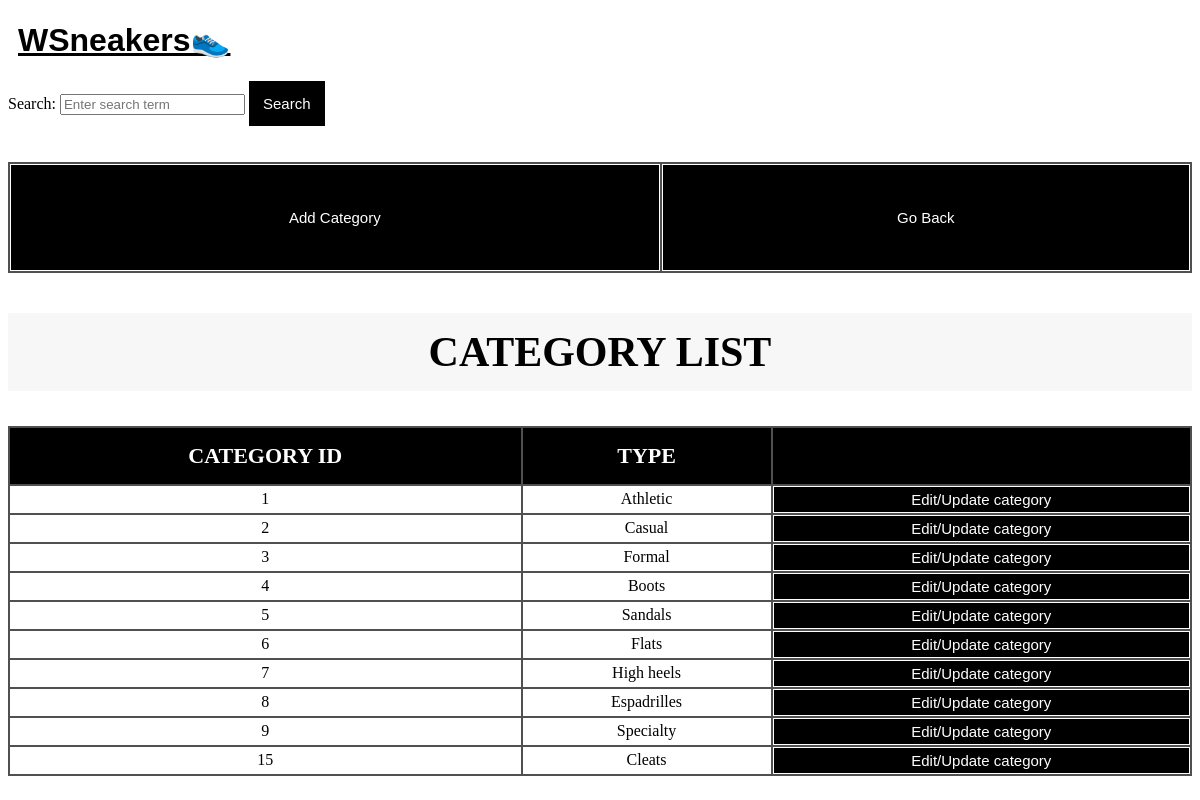
The app's page /category/categoryPage.php (signed in) with its own data.
### tables this page shows
CREATE TABLE `category` (
  `CategoryID` int(10) NOT NULL,
  `Type` varchar(30) DEFAULT NULL
);

### category/categoryRepository.php (called while the page is built, shortened)
<?php
    class CategoryRepo{
        public function SearchCategory(String $Type){
            try{
                $con = Db::getInstance()->getConnection();
                $result = mysqli_query($con, "Select * FROM category WHERE Type LIKE '%{$Type}%'");
                if (mysqli_num_rows($result) > 0) {
                    return $result;
                }
                else return null;
            }
            catch(Exception $e){
                echo "Error: " . $e->getMessage() . "<br>";
                return false;
            }
        }
    }
?>

### category/categoryService.php (called while the page is built, shortened)
<?php
    include("categoryRepository.php");
    class CategoryService{
        private CategoryRepo $CategoryRepo;
        public function __construct(){
            $this->CategoryRepo = new CategoryRepo();
        }
        public function Search(string $Type){
            $result = $this->CategoryRepo->SearchCategory($Type);
            return $result;
        }
    }
?>

### category/categoryPage.php (the view, shortened to what this page needs)
<!DOCTYPE html>
<html lang="en">
<head>
    <link rel="stylesheet" href="categorystyles.css">
</head>
<body>
        <?php
            include("../category/categoryService.php");
            $p = new CategoryService();
        ?>
        <form action="categorypage.php" method="post">
        <label for="search">Search:</label>
        <input type="text" id="search" name="query" placeholder="Enter search term">
        <button class='Button' type="submit" style="width:auto; padding:10px;">Search</button>
        </form>
        <br><br>
        <table><tr>
        <td><form action="addcategorypage.php">
            <button class='Button' type='submit'>Add Category</button>
        </form></td>
        <?php
            if (isset($_SESSION["SellerUsername"])) {
                echo "<td><form action='../sellerProfile/sellerProfile.php'>";
            }
            else echo "<td><form action='../adminPage/adminProduct/adminproductpage.php'>";
        ?>
            <button class='Button' type='submit'>Go Back</button>
        </form></td>
        </tr></table>
        <?php
            if (!empty($_POST["query"])){
                $result = $p->Search($_POST["query"]);
            }
            else{
                $result = $p->Search("");
            }
            if ($result){
                echo "<h2>Category List</h2>";
                echo "<table>
                <tr>
                    <th>Category ID</th>
                    <th>Type</th>
                    <th></th>
                </tr>";
                while ($row = $result->fetch_assoc()) {
                    echo "<tr>";
                    echo "<td>".$row["CategoryID"]."</td>";
                    echo "<td>".$row["Type"]."</td>";
                    echo "<td>";
                    echo "<form action='categoryeditpage.php' method='post'>
                        <input type='hidden' name='category_id' value='{$row["CategoryID"]}'>
                        <button class='Button' type='submit' style='padding: 0px;'>Edit/Update category</button>
                        </form>
                        </td>";
                    echo "</tr>";
                }
                echo "</table>";
            }
            else{
                echo "<h2>No category available.</h2>";
            }
        ?>
</body>
</html>

### category/categorystyles.css (style rules this page uses)
table { border-collapse: collapse; width: 100%; }
h2 { text-align: center; font-size: 42px; text-transform: uppercase; color: #000000; background-color: #f7f7f7; padding: 15px; margin-top: 40px; }
th, td { border: 2px solid #505050; text-align: center; background-color: #ffffff; }
th { background-color: #000000; font-size: 22px; color: #ffffff; text-transform: uppercase; padding: 15px; }
.Button { background-color: black; border: 4px solid black; color: white; font-size: 15px; cursor: pointer; width: 100%; border-top: 4px solid black; border-bottom: 4px solid black; padding: 40px; }

### header.css (style rules this page uses)
.homepage { font-family: sans-serif; color: black; margin-left: 10px; }

### records on screen
category: CategoryID "1", Type "Athletic"
category: CategoryID "2", Type "Casual"
category: CategoryID "3", Type "Formal"
category: CategoryID "4", Type "Boots"
category: CategoryID "5", Type "Sandals"
category: CategoryID "6", Type "Flats"
category: CategoryID "7", Type "High heels"
category: CategoryID "8", Type "Espadrilles"
category: CategoryID "9", Type "Specialty"
category: CategoryID "15", Type "Cleats"
